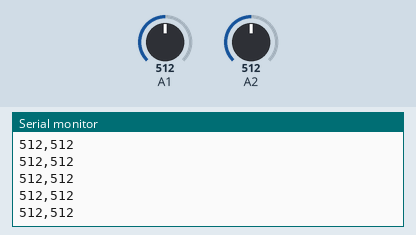
Recording of a sketch running on a simulated Arduino Uno, built with avr-gcc and run on an emulated ATmega328P. Shown: the last lines printed to the serial monitor. Inputs (shaded band) come from the test bench; at power-on: A1 = 512, A2 = 512.

Above: at 1.2 s.
1.3 s: A1 set to 716
At 2.2 s:
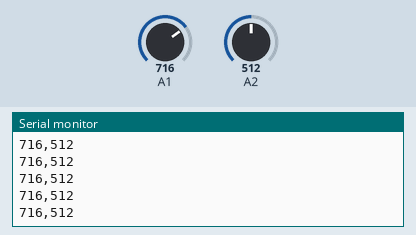
2.8 s: A2 set to 716
At 3.4 s:
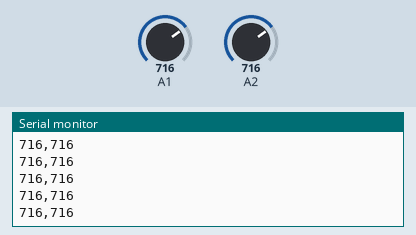
5.8 s: A1 set to 900
At 6.4 s:
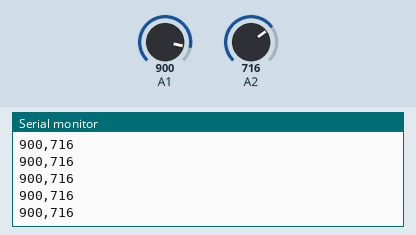
7.3 s: A2 set to 900
At 8.3 s:
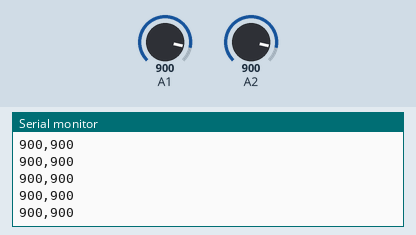
Timing chart, 0 to 9.8 s (numbered marks = the images above; inputs shaded):
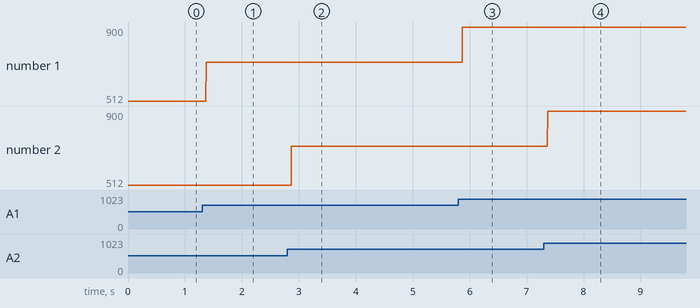

Measured:
- after the input at 1.3 s, the serial monitor: prints a new line after 0.07 s (image 1)
- after the input at 2.8 s, the serial monitor: prints a new line after 0.07 s (image 2)
- after the input at 5.8 s, the serial monitor: prints a new line after 0.07 s (image 3)
- after the input at 7.3 s, the serial monitor: prints a new line after 0.07 s (image 4)
- plotted number 1: 512 → 716 after the input at 1.3 s, 716 → 900 after the input at 5.8 s

The sketch:

Bluetooth.ino
```cpp
float stepFraction;
float motorSpeedScalar;
char pbuffer [100];

void setup() {
  Serial.begin(9600);

}

void loop() {
  // read the sensor values
  stepFraction = analogRead(A1); //X value = A1 is used for mapping Q,P
  motorSpeedScalar = analogRead(A2); //Y value = A2 is speed(number of steps) both positive and negaive
  sprintf(pbuffer, "%d,%d\n",(int)stepFraction,(int)motorSpeedScalar); //set pbuffer as two int values separated by a comma
  Serial.print(pbuffer); //print pbuffer's data to the Serial(which goes to bluetooth)

}
```
